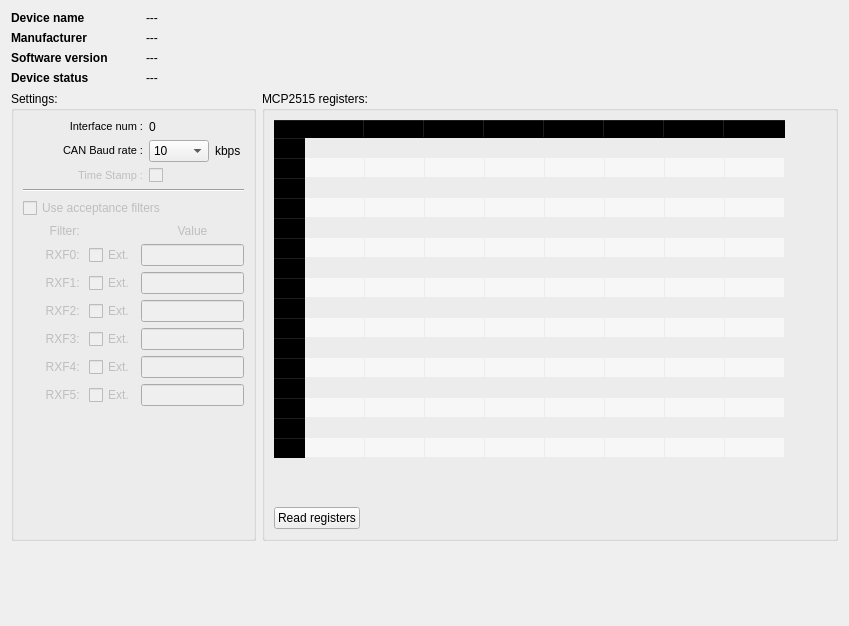
<?xml version="1.0" encoding="UTF-8"?>
<ui version="4.0">
 <class>SettingsZcan4usbfx</class>
 <widget class="QWidget" name="SettingsZcan4usbfx">
  <property name="geometry">
   <rect>
    <x>0</x>
    <y>0</y>
    <width>849</width>
    <height>626</height>
   </rect>
  </property>
  <property name="windowTitle">
   <string>Form</string>
  </property>
  <property name="styleSheet">
   <string notr="true"/>
  </property>
  <layout class="QGridLayout" name="gridLayout_5">
   <item row="0" column="0">
    <layout class="QGridLayout" name="gridLayout">
     <item row="0" column="0">
      <widget class="QLabel" name="labelDeviceName">
       <property name="minimumSize">
        <size>
         <width>129</width>
         <height>0</height>
        </size>
       </property>
       <property name="maximumSize">
        <size>
         <width>129</width>
         <height>16777215</height>
        </size>
       </property>
       <property name="font">
        <font>
         <weight>75</weight>
         <bold>true</bold>
        </font>
       </property>
       <property name="layoutDirection">
        <enum>Qt::RightToLeft</enum>
       </property>
       <property name="text">
        <string>Device name </string>
       </property>
      </widget>
     </item>
     <item row="0" column="1">
      <widget class="QLabel" name="labelDeviceNameInfo">
       <property name="text">
        <string>---</string>
       </property>
      </widget>
     </item>
     <item row="1" column="0">
      <widget class="QLabel" name="labelDeviceManufacturer">
       <property name="font">
        <font>
         <weight>75</weight>
         <bold>true</bold>
        </font>
       </property>
       <property name="layoutDirection">
        <enum>Qt::RightToLeft</enum>
       </property>
       <property name="text">
        <string>Manufacturer </string>
       </property>
      </widget>
     </item>
     <item row="1" column="1">
      <widget class="QLabel" name="labelDeviceManufacturerInfo">
       <property name="text">
        <string>---</string>
       </property>
      </widget>
     </item>
     <item row="2" column="0">
      <widget class="QLabel" name="labelDeviceVersion">
       <property name="minimumSize">
        <size>
         <width>0</width>
         <height>0</height>
        </size>
       </property>
       <property name="font">
        <font>
         <weight>75</weight>
         <bold>true</bold>
        </font>
       </property>
       <property name="layoutDirection">
        <enum>Qt::RightToLeft</enum>
       </property>
       <property name="text">
        <string>Software version</string>
       </property>
      </widget>
     </item>
     <item row="2" column="1">
      <widget class="QLabel" name="labelDeviceVersionInfo">
       <property name="text">
        <string>---</string>
       </property>
      </widget>
     </item>
     <item row="3" column="0">
      <widget class="QLabel" name="labelDeviceStatus">
       <property name="font">
        <font>
         <weight>75</weight>
         <bold>true</bold>
        </font>
       </property>
       <property name="layoutDirection">
        <enum>Qt::RightToLeft</enum>
       </property>
       <property name="text">
        <string>Device status</string>
       </property>
      </widget>
     </item>
     <item row="3" column="1">
      <widget class="QLabel" name="labelDeviceStatusInfo">
       <property name="text">
        <string>---</string>
       </property>
      </widget>
     </item>
    </layout>
   </item>
   <item row="0" column="1">
    <spacer name="horizontalSpacer">
     <property name="orientation">
      <enum>Qt::Horizontal</enum>
     </property>
     <property name="sizeHint" stdset="0">
      <size>
       <width>40</width>
       <height>20</height>
      </size>
     </property>
    </spacer>
   </item>
   <item row="1" column="0" colspan="3">
    <layout class="QHBoxLayout" name="horizontalLayout">
     <item>
      <widget class="QGroupBox" name="deviceSettings">
       <property name="maximumSize">
        <size>
         <width>16777215</width>
         <height>450</height>
        </size>
       </property>
       <property name="title">
        <string>Settings:</string>
       </property>
       <layout class="QGridLayout" name="gridLayout_6">
        <item row="0" column="0">
         <layout class="QGridLayout" name="gridLayout_3">
          <item row="0" column="0">
           <widget class="QLabel" name="label_3">
            <property name="minimumSize">
             <size>
              <width>120</width>
              <height>0</height>
             </size>
            </property>
            <property name="maximumSize">
             <size>
              <width>0</width>
              <height>16777215</height>
             </size>
            </property>
            <property name="text">
             <string>&lt;!DOCTYPE HTML PUBLIC &quot;-//W3C//DTD HTML 4.0//EN&quot; &quot;http://www.w3.org/TR/REC-html40/strict.dtd&quot;&gt;
&lt;html&gt;&lt;head&gt;&lt;meta name=&quot;qrichtext&quot; content=&quot;1&quot; /&gt;&lt;style type=&quot;text/css&quot;&gt;
p, li { white-space: pre-wrap; }
&lt;/style&gt;&lt;/head&gt;&lt;body style=&quot; font-family:'MS Shell Dlg 2'; font-size:8.25pt; font-weight:400; font-style:normal;&quot;&gt;
&lt;p align=&quot;right&quot; style=&quot; margin-top:0px; margin-bottom:0px; margin-left:0px; margin-right:0px; -qt-block-indent:0; text-indent:0px;&quot;&gt;&lt;span style=&quot; font-size:8pt;&quot;&gt;Interface num :&lt;/span&gt;&lt;/p&gt;&lt;/body&gt;&lt;/html&gt;</string>
            </property>
           </widget>
          </item>
          <item row="0" column="1">
           <widget class="QLabel" name="label_4">
            <property name="minimumSize">
             <size>
              <width>60</width>
              <height>0</height>
             </size>
            </property>
            <property name="maximumSize">
             <size>
              <width>60</width>
              <height>16777215</height>
             </size>
            </property>
            <property name="text">
             <string>0</string>
            </property>
           </widget>
          </item>
          <item row="1" column="0">
           <widget class="QLabel" name="label">
            <property name="text">
             <string>&lt;!DOCTYPE HTML PUBLIC &quot;-//W3C//DTD HTML 4.0//EN&quot; &quot;http://www.w3.org/TR/REC-html40/strict.dtd&quot;&gt;
&lt;html&gt;&lt;head&gt;&lt;meta name=&quot;qrichtext&quot; content=&quot;1&quot; /&gt;&lt;style type=&quot;text/css&quot;&gt;
p, li { white-space: pre-wrap; }
&lt;/style&gt;&lt;/head&gt;&lt;body style=&quot; font-family:'MS Shell Dlg 2'; font-size:8.25pt; font-weight:400; font-style:normal;&quot;&gt;
&lt;p align=&quot;right&quot; style=&quot; margin-top:0px; margin-bottom:0px; margin-left:0px; margin-right:0px; -qt-block-indent:0; text-indent:0px;&quot;&gt;&lt;span style=&quot; font-size:8pt;&quot;&gt;CAN Baud rate :&lt;/span&gt;&lt;/p&gt;&lt;/body&gt;&lt;/html&gt;</string>
            </property>
           </widget>
          </item>
          <item row="1" column="1">
           <widget class="QComboBox" name="comboBoxBaudRate">
            <property name="minimumSize">
             <size>
              <width>60</width>
              <height>0</height>
             </size>
            </property>
            <property name="maximumSize">
             <size>
              <width>60</width>
              <height>16777215</height>
             </size>
            </property>
            <property name="editable">
             <bool>false</bool>
            </property>
            <item>
             <property name="text">
              <string>10</string>
             </property>
            </item>
            <item>
             <property name="text">
              <string>20</string>
             </property>
            </item>
            <item>
             <property name="text">
              <string>50</string>
             </property>
            </item>
            <item>
             <property name="text">
              <string>100</string>
             </property>
            </item>
            <item>
             <property name="text">
              <string>125</string>
             </property>
            </item>
            <item>
             <property name="text">
              <string>250</string>
             </property>
            </item>
            <item>
             <property name="text">
              <string>500</string>
             </property>
            </item>
            <item>
             <property name="text">
              <string>800</string>
             </property>
            </item>
            <item>
             <property name="text">
              <string>1000</string>
             </property>
            </item>
           </widget>
          </item>
          <item row="1" column="2">
           <widget class="QLabel" name="label_2">
            <property name="text">
             <string>kbps</string>
            </property>
           </widget>
          </item>
          <item row="2" column="0">
           <widget class="QLabel" name="label_5">
            <property name="enabled">
             <bool>false</bool>
            </property>
            <property name="text">
             <string>&lt;!DOCTYPE HTML PUBLIC &quot;-//W3C//DTD HTML 4.0//EN&quot; &quot;http://www.w3.org/TR/REC-html40/strict.dtd&quot;&gt;
&lt;html&gt;&lt;head&gt;&lt;meta name=&quot;qrichtext&quot; content=&quot;1&quot; /&gt;&lt;style type=&quot;text/css&quot;&gt;
p, li { white-space: pre-wrap; }
&lt;/style&gt;&lt;/head&gt;&lt;body style=&quot; font-family:'MS Shell Dlg 2'; font-size:8.25pt; font-weight:400; font-style:normal;&quot;&gt;
&lt;p align=&quot;right&quot; style=&quot; margin-top:0px; margin-bottom:0px; margin-left:0px; margin-right:0px; -qt-block-indent:0; text-indent:0px;&quot;&gt;&lt;span style=&quot; font-size:8pt;&quot;&gt;Time Stamp :&lt;/span&gt;&lt;/p&gt;&lt;/body&gt;&lt;/html&gt;</string>
            </property>
           </widget>
          </item>
          <item row="2" column="1">
           <widget class="QCheckBox" name="checkBoxTimeStamp">
            <property name="enabled">
             <bool>false</bool>
            </property>
            <property name="text">
             <string/>
            </property>
           </widget>
          </item>
         </layout>
        </item>
        <item row="1" column="0">
         <widget class="Line" name="line">
          <property name="orientation">
           <enum>Qt::Horizontal</enum>
          </property>
         </widget>
        </item>
        <item row="2" column="0">
         <widget class="QCheckBox" name="cbUseFilter">
          <property name="enabled">
           <bool>false</bool>
          </property>
          <property name="text">
           <string>Use acceptance filters</string>
          </property>
         </widget>
        </item>
        <item row="3" column="0">
         <layout class="QGridLayout" name="gridLayout_2">
          <item row="0" column="0">
           <widget class="QLabel" name="label_7">
            <property name="enabled">
             <bool>false</bool>
            </property>
            <property name="minimumSize">
             <size>
              <width>60</width>
              <height>0</height>
             </size>
            </property>
            <property name="maximumSize">
             <size>
              <width>60</width>
              <height>16777215</height>
             </size>
            </property>
            <property name="text">
             <string>Filter: </string>
            </property>
            <property name="alignment">
             <set>Qt::AlignRight|Qt::AlignTrailing|Qt::AlignVCenter</set>
            </property>
           </widget>
          </item>
          <item row="0" column="2">
           <widget class="QLabel" name="label_9">
            <property name="enabled">
             <bool>false</bool>
            </property>
            <property name="text">
             <string>Value</string>
            </property>
            <property name="alignment">
             <set>Qt::AlignCenter</set>
            </property>
           </widget>
          </item>
          <item row="1" column="0">
           <widget class="QLabel" name="label_6">
            <property name="enabled">
             <bool>false</bool>
            </property>
            <property name="text">
             <string>RXF0: </string>
            </property>
            <property name="alignment">
             <set>Qt::AlignRight|Qt::AlignTrailing|Qt::AlignVCenter</set>
            </property>
           </widget>
          </item>
          <item row="1" column="1">
           <widget class="QCheckBox" name="cbFilterExt0">
            <property name="enabled">
             <bool>false</bool>
            </property>
            <property name="layoutDirection">
             <enum>Qt::LeftToRight</enum>
            </property>
            <property name="text">
             <string>Ext.</string>
            </property>
            <property name="autoExclusive">
             <bool>false</bool>
            </property>
           </widget>
          </item>
          <item row="1" column="2">
           <widget class="QLineEdit" name="lineEditFilter0">
            <property name="enabled">
             <bool>false</bool>
            </property>
           </widget>
          </item>
          <item row="2" column="0">
           <widget class="QLabel" name="label_10">
            <property name="enabled">
             <bool>false</bool>
            </property>
            <property name="text">
             <string>RXF1: </string>
            </property>
            <property name="alignment">
             <set>Qt::AlignRight|Qt::AlignTrailing|Qt::AlignVCenter</set>
            </property>
           </widget>
          </item>
          <item row="2" column="1">
           <widget class="QCheckBox" name="cbFilterExt1">
            <property name="enabled">
             <bool>false</bool>
            </property>
            <property name="text">
             <string>Ext.</string>
            </property>
           </widget>
          </item>
          <item row="2" column="2">
           <widget class="QLineEdit" name="lineEditFilter1">
            <property name="enabled">
             <bool>false</bool>
            </property>
           </widget>
          </item>
          <item row="3" column="0">
           <widget class="QLabel" name="label_16">
            <property name="enabled">
             <bool>false</bool>
            </property>
            <property name="text">
             <string>RXF2: </string>
            </property>
            <property name="alignment">
             <set>Qt::AlignRight|Qt::AlignTrailing|Qt::AlignVCenter</set>
            </property>
           </widget>
          </item>
          <item row="3" column="1">
           <widget class="QCheckBox" name="cbFilterExt2">
            <property name="enabled">
             <bool>false</bool>
            </property>
            <property name="text">
             <string>Ext.</string>
            </property>
           </widget>
          </item>
          <item row="3" column="2">
           <widget class="QLineEdit" name="lineEditFilter2">
            <property name="enabled">
             <bool>false</bool>
            </property>
           </widget>
          </item>
          <item row="4" column="0">
           <widget class="QLabel" name="label_17">
            <property name="enabled">
             <bool>false</bool>
            </property>
            <property name="text">
             <string>RXF3: </string>
            </property>
            <property name="alignment">
             <set>Qt::AlignRight|Qt::AlignTrailing|Qt::AlignVCenter</set>
            </property>
           </widget>
          </item>
          <item row="4" column="1">
           <widget class="QCheckBox" name="cbFilterExt3">
            <property name="enabled">
             <bool>false</bool>
            </property>
            <property name="text">
             <string>Ext.</string>
            </property>
           </widget>
          </item>
          <item row="4" column="2">
           <widget class="QLineEdit" name="lineEditFilter3">
            <property name="enabled">
             <bool>false</bool>
            </property>
           </widget>
          </item>
          <item row="5" column="0">
           <widget class="QLabel" name="label_18">
            <property name="enabled">
             <bool>false</bool>
            </property>
            <property name="text">
             <string>RXF4: </string>
            </property>
            <property name="alignment">
             <set>Qt::AlignRight|Qt::AlignTrailing|Qt::AlignVCenter</set>
            </property>
           </widget>
          </item>
          <item row="5" column="1">
           <widget class="QCheckBox" name="cbFilterExt4">
            <property name="enabled">
             <bool>false</bool>
            </property>
            <property name="text">
             <string>Ext.</string>
            </property>
           </widget>
          </item>
          <item row="5" column="2">
           <widget class="QLineEdit" name="lineEditFilter4">
            <property name="enabled">
             <bool>false</bool>
            </property>
           </widget>
          </item>
          <item row="6" column="0">
           <widget class="QLabel" name="label_19">
            <property name="enabled">
             <bool>false</bool>
            </property>
            <property name="text">
             <string>RXF5: </string>
            </property>
            <property name="alignment">
             <set>Qt::AlignRight|Qt::AlignTrailing|Qt::AlignVCenter</set>
            </property>
           </widget>
          </item>
          <item row="6" column="1">
           <widget class="QCheckBox" name="cbFilterExt5">
            <property name="enabled">
             <bool>false</bool>
            </property>
            <property name="text">
             <string>Ext.</string>
            </property>
           </widget>
          </item>
          <item row="6" column="2">
           <widget class="QLineEdit" name="lineEditFilter5">
            <property name="enabled">
             <bool>false</bool>
            </property>
           </widget>
          </item>
         </layout>
        </item>
        <item row="4" column="0">
         <spacer name="verticalSpacer">
          <property name="orientation">
           <enum>Qt::Vertical</enum>
          </property>
          <property name="sizeHint" stdset="0">
           <size>
            <width>20</width>
            <height>219</height>
           </size>
          </property>
         </spacer>
        </item>
       </layout>
      </widget>
     </item>
     <item>
      <widget class="QGroupBox" name="registersDisplay">
       <property name="maximumSize">
        <size>
         <width>16777215</width>
         <height>450</height>
        </size>
       </property>
       <property name="styleSheet">
        <string notr="true"/>
       </property>
       <property name="title">
        <string>MCP2515 registers:</string>
       </property>
       <layout class="QGridLayout" name="gridLayout_4">
        <item row="0" column="0" colspan="2">
         <widget class="QTableWidget" name="registersTable">
          <property name="enabled">
           <bool>true</bool>
          </property>
          <property name="minimumSize">
           <size>
            <width>0</width>
            <height>360</height>
           </size>
          </property>
          <property name="styleSheet">
           <string notr="true">background: transparent;</string>
          </property>
          <property name="frameShape">
           <enum>QFrame::NoFrame</enum>
          </property>
          <property name="frameShadow">
           <enum>QFrame::Plain</enum>
          </property>
          <property name="verticalScrollBarPolicy">
           <enum>Qt::ScrollBarAsNeeded</enum>
          </property>
          <property name="editTriggers">
           <set>QAbstractItemView::NoEditTriggers</set>
          </property>
          <property name="alternatingRowColors">
           <bool>true</bool>
          </property>
          <property name="selectionMode">
           <enum>QAbstractItemView::NoSelection</enum>
          </property>
          <property name="gridStyle">
           <enum>Qt::DotLine</enum>
          </property>
          <property name="wordWrap">
           <bool>false</bool>
          </property>
          <property name="cornerButtonEnabled">
           <bool>false</bool>
          </property>
          <attribute name="horizontalHeaderVisible">
           <bool>true</bool>
          </attribute>
          <attribute name="horizontalHeaderDefaultSectionSize">
           <number>60</number>
          </attribute>
          <attribute name="horizontalHeaderHighlightSections">
           <bool>false</bool>
          </attribute>
          <attribute name="horizontalHeaderMinimumSectionSize">
           <number>60</number>
          </attribute>
          <attribute name="verticalHeaderDefaultSectionSize">
           <number>20</number>
          </attribute>
          <attribute name="verticalHeaderHighlightSections">
           <bool>false</bool>
          </attribute>
          <attribute name="verticalHeaderMinimumSectionSize">
           <number>20</number>
          </attribute>
          <attribute name="verticalHeaderDefaultSectionSize">
           <number>20</number>
          </attribute>
          <attribute name="horizontalHeaderVisible">
           <bool>true</bool>
          </attribute>
          <attribute name="horizontalHeaderMinimumSectionSize">
           <number>60</number>
          </attribute>
          <attribute name="verticalHeaderMinimumSectionSize">
           <number>20</number>
          </attribute>
          <attribute name="horizontalHeaderHighlightSections">
           <bool>false</bool>
          </attribute>
          <attribute name="verticalHeaderHighlightSections">
           <bool>false</bool>
          </attribute>
          <attribute name="horizontalHeaderDefaultSectionSize">
           <number>60</number>
          </attribute>
          <row>
           <property name="text">
            <string>0000</string>
           </property>
          </row>
          <row>
           <property name="text">
            <string>0001</string>
           </property>
          </row>
          <row>
           <property name="text">
            <string>0010</string>
           </property>
          </row>
          <row>
           <property name="text">
            <string>0011</string>
           </property>
          </row>
          <row>
           <property name="text">
            <string>0100</string>
           </property>
          </row>
          <row>
           <property name="text">
            <string>0101</string>
           </property>
          </row>
          <row>
           <property name="text">
            <string>0110</string>
           </property>
          </row>
          <row>
           <property name="text">
            <string>0111</string>
           </property>
          </row>
          <row>
           <property name="text">
            <string>1000</string>
           </property>
          </row>
          <row>
           <property name="text">
            <string>1001</string>
           </property>
          </row>
          <row>
           <property name="text">
            <string>1010</string>
           </property>
          </row>
          <row>
           <property name="text">
            <string>1011</string>
           </property>
          </row>
          <row>
           <property name="text">
            <string>1100</string>
           </property>
          </row>
          <row>
           <property name="text">
            <string>1101</string>
           </property>
          </row>
          <row>
           <property name="text">
            <string>1110</string>
           </property>
          </row>
          <row>
           <property name="text">
            <string>1111</string>
           </property>
          </row>
          <column>
           <property name="text">
            <string>0000xxxx</string>
           </property>
          </column>
          <column>
           <property name="text">
            <string>0001xxxx</string>
           </property>
          </column>
          <column>
           <property name="text">
            <string>0010xxxx</string>
           </property>
          </column>
          <column>
           <property name="text">
            <string>0011xxxx</string>
           </property>
          </column>
          <column>
           <property name="text">
            <string>0100xxxx</string>
           </property>
          </column>
          <column>
           <property name="text">
            <string>0101xxxx</string>
           </property>
          </column>
          <column>
           <property name="text">
            <string>0110xxxx</string>
           </property>
          </column>
          <column>
           <property name="text">
            <string>0111xxxx</string>
           </property>
          </column>
         </widget>
        </item>
        <item row="1" column="0">
         <widget class="QPushButton" name="pushButtonReadRegister">
          <property name="text">
           <string>Read registers</string>
          </property>
         </widget>
        </item>
        <item row="1" column="1">
         <spacer name="horizontalSpacer_4">
          <property name="orientation">
           <enum>Qt::Horizontal</enum>
          </property>
          <property name="sizeHint" stdset="0">
           <size>
            <width>464</width>
            <height>20</height>
           </size>
          </property>
         </spacer>
        </item>
       </layout>
      </widget>
     </item>
    </layout>
   </item>
   <item row="2" column="2">
    <spacer name="verticalSpacer_2">
     <property name="orientation">
      <enum>Qt::Vertical</enum>
     </property>
     <property name="sizeHint" stdset="0">
      <size>
       <width>20</width>
       <height>69</height>
      </size>
     </property>
    </spacer>
   </item>
  </layout>
 </widget>
 <resources/>
 <connections/>
</ui>
